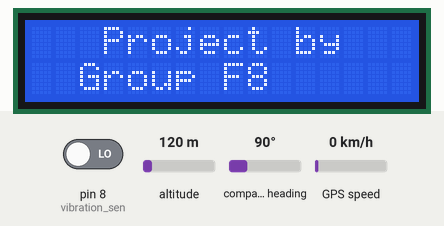
A sketch run on a simulated Arduino Uno, built with avr-gcc and run on an emulated ATmega328P. Shown: 16×2 character LCD. The test bench sets the inputs (shaded band); at power-on: pin 8 (vibration_sen) LOW, altitude 120 m, compass heading 90°, GPS speed 0 km/h. The GPS gets a fix after 3 s at 37.7749, -122.4194 with 8 satellites; what the sketch prints to the serial monitor is not drawn.

Above: at 0.1 s.
2.3 s: pin 8 (vibration_sen) driven HIGH
At 5.0 s:
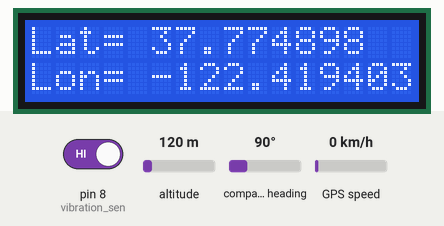
Timing chart, 0 to 6.5 s (numbered marks = the images above; inputs shaded):
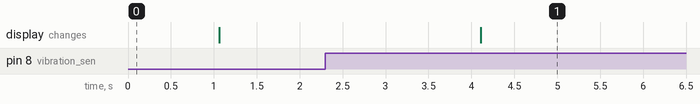

Measured:
- after the input at 2.3 s, the display: changes after 1.8 s (image 1)

The sketch:

gps.ino
```cpp
#include <LiquidCrystal.h>
#include <TinyGPS.h>

LiquidCrystal lcd(7, 6, 5, 4, 3, 2);
TinyGPS gps;  //Creates a new instance of the TinyGPS object

#define vibration_sen 8


void setup()
{
  Serial.begin(9600);
  lcd.begin(16, 2);
  pinMode(vibration_sen, INPUT);
  lcd.setCursor(3,0);
  lcd.print("Project by");
   lcd.setCursor(2,1);
  lcd.print("Group F8");
  delay(1000);
  lcd.clear();

}

void loop()
{
  bool newData = false;
  unsigned long chars;
  unsigned short sentences, failed;
  int vibration = digitalRead(vibration_sen);

  // For one second we parse GPS data and report some key values
  for (unsigned long start = millis(); millis() - start < 1000;)
  {
    while (Serial.available())
    {
      char c = Serial.read();
      //Serial.print(c);
      if (gps.encode(c))
        newData = true;
    }
  }

if(vibration == HIGH) {
  if (newData)      //If newData is true
  {
    lcd.clear();
    float flat, flon;
    unsigned long age;
    gps.f_get_position(&flat, &flon, &age);
    ////String lat=(flat == TinyGPS::GPS_INVALID_F_ANGLE ? 0.0 : flat, 6);
    //String lon=(flon == TinyGPS::GPS_INVALID_F_ANGLE ? 0.0 : flon, 6);
    lcd.setCursor(0,0);
    lcd.print("Lat= ");
    lcd.print(flat == TinyGPS::GPS_INVALID_F_ANGLE ? 0.0 : flat, 6);
    lcd.setCursor(0,1);
    lcd.print("Lon= ");
    lcd.print(flon == TinyGPS::GPS_INVALID_F_ANGLE ? 0.0 : flon, 6);


  }
}

  Serial.println(failed);
 // if (chars == 0)
   // Serial.println("** No characters received from GPS: check wiring **");
}
```
